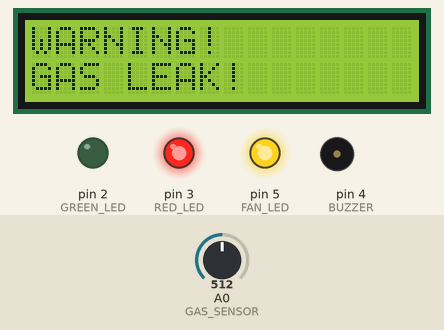
Recording of a sketch running on a simulated Arduino Uno, built with avr-gcc and run on an emulated ATmega328P. Parts: 16×2 character LCD, output pins drawn as LEDs (lit = HIGH), buzzer (waves = sounding). Inputs (shaded band) come from the test bench; at power-on: A0 (GAS_SENSOR) = 512. What the sketch prints to the serial monitor is not drawn.

Above: at 4.5 s.
4.6 s: A0 (GAS_SENSOR) set to 493
At 7.4 s:
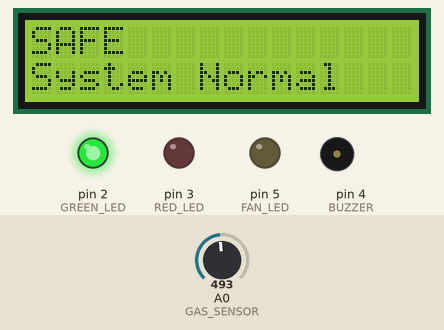
13.3 s: A0 (GAS_SENSOR) set to 510
At 19.4 s:
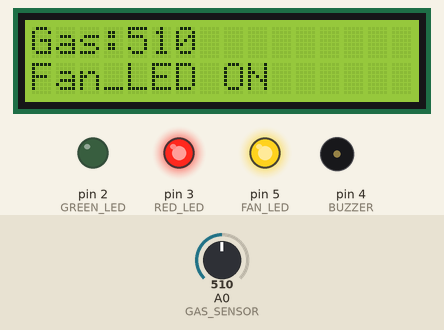
21.7 s: A0 (GAS_SENSOR) set to 490
At 26.4 s:
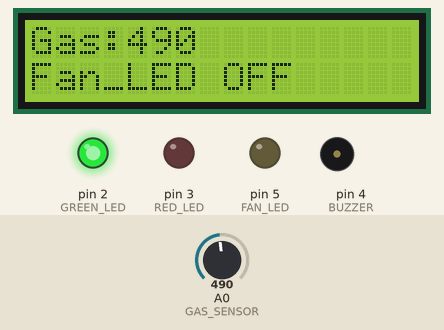
Timing chart, 0 to 27.9 s (numbered marks = the images above; inputs shaded):
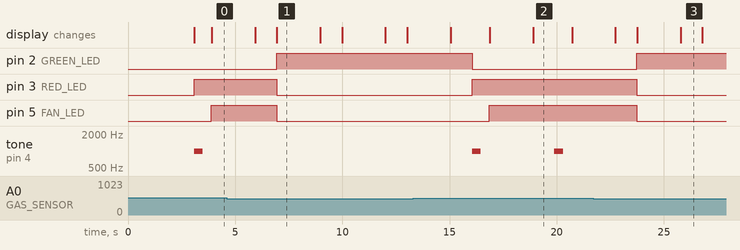

The sketch:

sketch.ino
```cpp
#include <Wire.h>
#include <LiquidCrystal_I2C.h>

// LCD Address
LiquidCrystal_I2C lcd(0x27, 16, 2);

// Pin Definitions
#define GAS_SENSOR A0
#define GREEN_LED 2
#define RED_LED 3
#define BUZZER 4
#define FAN_LED 5

// Gas Threshold
int threshold = 500;

void setup() {

  pinMode(GREEN_LED, OUTPUT);
  pinMode(RED_LED, OUTPUT);
  pinMode(BUZZER, OUTPUT);
  pinMode(FAN_LED, OUTPUT);

  Serial.begin(9600);

  // LCD Initialization
  lcd.init();
  lcd.backlight();

  // Welcome Message
  lcd.setCursor(0, 0);
  lcd.print("SMART GAS");
  lcd.setCursor(0, 1);
  lcd.print("DETECTOR SYS");
  delay(3000);

  lcd.clear();
}

void loop() {

  int gasValue = analogRead(GAS_SENSOR);

  Serial.print("Gas Value = ");
  Serial.println(gasValue);

  // GAS LEAK CONDITION
  if (gasValue > threshold) {

    digitalWrite(GREEN_LED, LOW);
    digitalWrite(RED_LED, HIGH);

    tone(4, 1000);   // buzzer ON
    delay(400);
    noTone(4);       // buzzer OFF
    delay(400);
    digitalWrite(FAN_LED, HIGH);

    lcd.clear();

    lcd.setCursor(0, 0);
    lcd.print("WARNING!");

    lcd.setCursor(0, 1);
    lcd.print("GAS LEAK!");

    delay(2000);

    lcd.clear();

    lcd.setCursor(0, 0);
    lcd.print("Gas:");
    lcd.print(gasValue);

    lcd.setCursor(0, 1);
    lcd.print("Fan_LED ON");

    delay(1000);
  }

  // SAFE CONDITION
  else {

    digitalWrite(GREEN_LED, HIGH);
    digitalWrite(RED_LED, LOW);

    digitalWrite(BUZZER, LOW);
    digitalWrite(FAN_LED, LOW);

    lcd.clear();

    lcd.setCursor(0, 0);
    lcd.print("SAFE");

    lcd.setCursor(0, 1);
    lcd.print("System Normal");

    delay(2000);

    lcd.clear();

    lcd.setCursor(0, 0);
    lcd.print("Gas:");
    lcd.print(gasValue);

    lcd.setCursor(0, 1);
    lcd.print("Fan_LED OFF");

    delay(1000);
  }
}
```

Measured:
- the behaviour switches between 501 and 500 on A0 (GAS_SENSOR) (found by bisection; images 0 and 1)
- after the input at 4.6 s, pin 2 (GREEN_LED): LOW → HIGH after 2.3 s; pin 3 (RED_LED), pin 5 (FAN_LED): HIGH → LOW after 2.3 s; tone on pin 4 (BUZZER): stops changing and stays silent; the display: first differs from a run without the input after 2.4 s (image 1)
- after the input at 13.3 s, pin 2 (GREEN_LED): HIGH → LOW after 2.8 s; pin 3 (RED_LED): LOW → HIGH after 2.8 s; pin 5 (FAN_LED): LOW → HIGH after 3.6 s; tone on pin 4 (BUZZER): alternates 1000 Hz for 0.40 s and silent for 3.4 s, starting after 2.8 s
- after the input at 21.7 s, pin 2 (GREEN_LED): LOW → HIGH after 2.0 s; pin 3 (RED_LED), pin 5 (FAN_LED): HIGH → LOW after 2.0 s; tone on pin 4 (BUZZER): stops changing and stays silent; the display: first differs from a run without the input after 2.1 s (image 3 shows a later state)
- what the display in image 1 shows lasts 2.0 s, from 7.0 s to 9.0 s
- what the display in image 2 shows lasts 1.8 s, from 18.9 s to 20.7 s
